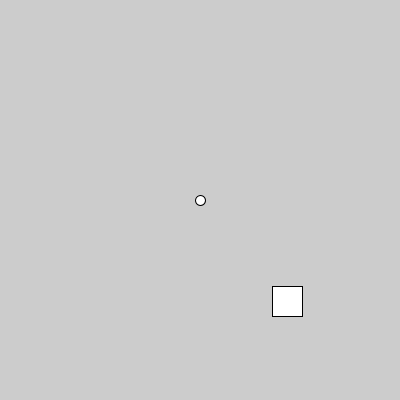
Frame 1 (no input)
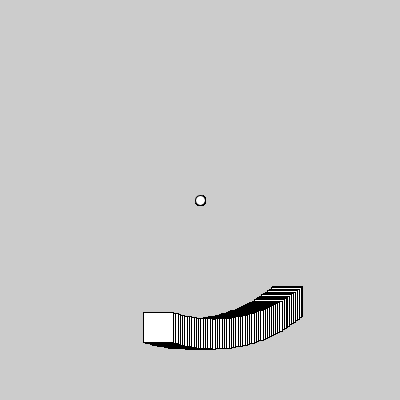
Frame 60 (the mouse pressed at the canvas centre just before this capture)
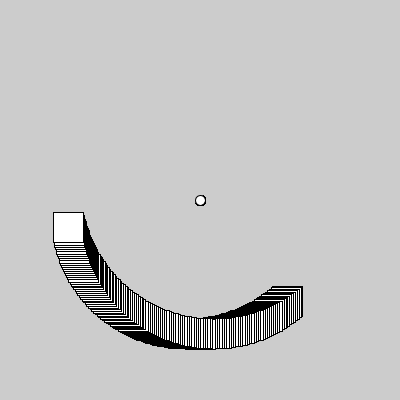
Frame 120 (the mouse held since frame 60 and released just before this capture)

The Processing sketch that drew these frames (run headless with seeded random() and noise(); from frame 60 on, the mouse is pressed at the canvas centre):

// Processing sketch: inClassTrig_Rotate
// ── inClassTrig_Rotate.pde
//move 43 pixels at 48 degrees from 200,200
float degrees = 48; 
void setup(){
  size(400,400);
}

void draw(){
  ellipse(200, 200, 10, 10);
  
  degrees += 1;
  float x = cos(radians(degrees)) * 134; 
  float y = sin(radians(degrees)) * 134; 
  
  rectMode(CENTER); 
  rect(200 + x, 200 + y, 30, 30); 
  
}
